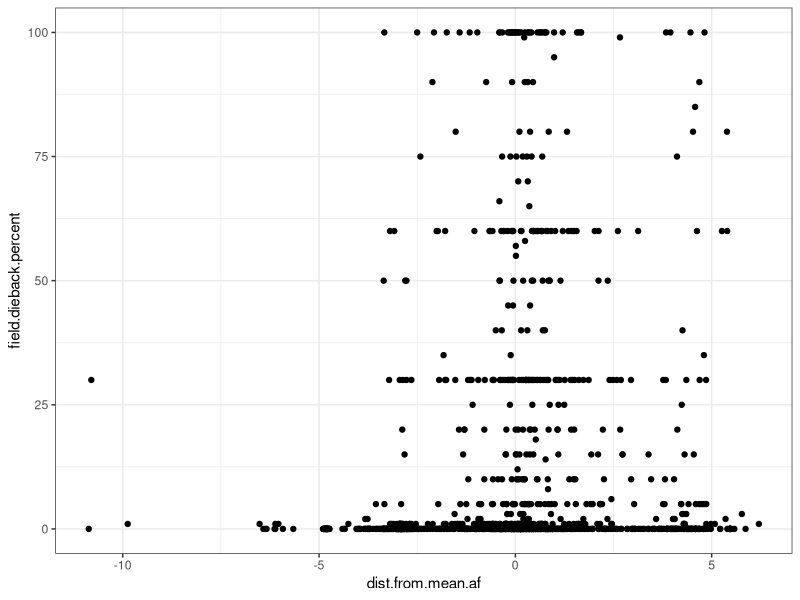

Generate this figure with R:
## ---- chunk 1
knitr::opts_chunk$set(echo = TRUE)
## ---- chunk 2
library(tidyverse)
## ---- chunk 3
# Full Queries
# Query quality_grade=any&identifications=any&projects[]=western-redcedar-dieback-map 
# Columns id, observed_on_string, observed_on, time_observed_at, time_zone, user_id, user_login, user_name, created_at, updated_at, quality_grade, license, url, image_url, sound_url, tag_list, description, num_identification_agreements, num_identification_disagreements, captive_cultivated, oauth_application_id, place_guess, latitude, longitude, positional_accuracy, private_place_guess, private_latitude, private_longitude, public_positional_accuracy, geoprivacy, taxon_geoprivacy, coordinates_obscured, positioning_method, positioning_device, place_town_name, place_county_name, place_state_name, place_country_name, place_admin1_name, place_admin2_name, species_guess, scientific_name, common_name, iconic_taxon_name, taxon_id, field:tree+canopy+symptoms, field:optional+-+did+the+tree+have+heat+damage, field:percent+canopy+affected+%28%25%29, field:dieback+percent, field:number+of+additional+unhealthy+trees+%28of+same+species%29+in+area+%28within+sight%29, field:percent+of+trees+%28of+same+species%29+within+sight+that+are+unhealthy, field:other+factors+-+are+there+signs+or+symptoms+of+insect%2C+diseases%2C+or+other+damage%3F, field:optional+-+what+%27other+factors%27+were+observed%3F, field:optional+-+tree+size, field:optional+-+site+type, field:optional+-+site%2Flocation+description, field:optional+-+site%2Farea+disturbance+level, field:optional+-+site+hydrology, field:optional+-+access+to+water, field:optional+-+slope+position, field:optional+-+were+there+any+other+unhealthy+plant+species+on+the+site%3F, field:optional+-+timing+of+symptoms+estimate, field:optional+-+estimated+time+spent+to+make+this+observation+%28%23+of+minutes%29, field:optional+-+can+we+follow+up+with+you%3F, field:tree+number+%28from+google+map%29+if+applicable, field:notes 

# Seattle Tacoma Metro - Query quality_grade=any&identifications=any&place_id=122789&projects[]=western-redcedar-dieback-map Columns id, observed_on_string, observed_on, time_observed_at, time_zone, user_id, user_login, user_name, created_at, updated_at, quality_grade, license, url, image_url, sound_url, tag_list, description, num_identification_agreements, num_identification_disagreements, captive_cultivated, oauth_application_id, place_guess, latitude, longitude, positional_accuracy, private_place_guess, private_latitude, private_longitude, public_positional_accuracy, geoprivacy, taxon_geoprivacy, coordinates_obscured, positioning_method, positioning_device, place_town_name, place_county_name, place_state_name, place_country_name, place_admin1_name, place_admin2_name, species_guess, scientific_name, common_name, iconic_taxon_name, taxon_id, field:tree+canopy+symptoms, field:optional+-+did+the+tree+have+heat+damage, field:percent+canopy+affected+%28%25%29, field:dieback+percent, field:number+of+additional+unhealthy+trees+%28of+same+species%29+in+area+%28within+sight%29, field:percent+of+trees+%28of+same+species%29+within+sight+that+are+unhealthy, field:other+factors+-+are+there+signs+or+symptoms+of+insect%2C+diseases%2C+or+other+damage%3F, field:optional+-+what+%27other+factors%27+were+observed%3F, field:optional+-+tree+size, field:optional+-+site+type, field:optional+-+site%2Flocation+description, field:optional+-+site%2Farea+disturbance+level, field:optional+-+site+hydrology, field:optional+-+access+to+water, field:optional+-+slope+position, field:optional+-+were+there+any+other+unhealthy+plant+species+on+the+site%3F, field:optional+-+timing+of+symptoms+estimate, field:optional+-+estimated+time+spent+to+make+this+observation+%28%23+of+minutes%29, field:optional+-+can+we+follow+up+with+you%3F, field:notes 

#King County - Query quality_grade=any&identifications=any&place_id=1282&projects[]=western-redcedar-dieback-map Columns id, observed_on_string, observed_on, time_observed_at, time_zone, user_id, user_login, user_name, created_at, updated_at, quality_grade, license, url, image_url, sound_url, tag_list, description, num_identification_agreements, num_identification_disagreements, captive_cultivated, oauth_application_id, place_guess, latitude, longitude, positional_accuracy, private_place_guess, private_latitude, private_longitude, public_positional_accuracy, geoprivacy, taxon_geoprivacy, coordinates_obscured, positioning_method, positioning_device, place_town_name, place_county_name, place_state_name, place_country_name, place_admin1_name, place_admin2_name, species_guess, scientific_name, common_name, iconic_taxon_name, taxon_id, field:tree+canopy+symptoms, field:optional+-+did+the+tree+have+heat+damage, field:percent+canopy+affected+%28%25%29, field:dieback+percent, field:number+of+additional+unhealthy+trees+%28of+same+species%29+in+area+%28within+sight%29, field:percent+of+trees+%28of+same+species%29+within+sight+that+are+unhealthy, field:other+factors+-+are+there+signs+or+symptoms+of+insect%2C+diseases%2C+or+other+damage%3F, field:optional+-+what+%27other+factors%27+were+observed%3F, field:optional+-+tree+size, field:optional+-+site+type, field:optional+-+site%2Flocation+description, field:optional+-+site%2Farea+disturbance+level, field:optional+-+site+hydrology, field:optional+-+access+to+water, field:optional+-+slope+position, field:optional+-+were+there+any+other+unhealthy+plant+species+on+the+site%3F, field:optional+-+timing+of+symptoms+estimate, field:optional+-+estimated+time+spent+to+make+this+observation+%28%23+of+minutes%29, field:optional+-+can+we+follow+up+with+you%3F, field:notes 

# Portland Vancouver Metro - Query quality_grade=any&identifications=any&place_id=81864&projects[]=western-redcedar-dieback-map Columns id, observed_on_string, observed_on, time_observed_at, time_zone, user_id, user_login, user_name, created_at, updated_at, quality_grade, license, url, image_url, sound_url, tag_list, description, num_identification_agreements, num_identification_disagreements, captive_cultivated, oauth_application_id, place_guess, latitude, longitude, positional_accuracy, private_place_guess, private_latitude, private_longitude, public_positional_accuracy, geoprivacy, taxon_geoprivacy, coordinates_obscured, positioning_method, positioning_device, place_town_name, place_county_name, place_state_name, place_country_name, place_admin1_name, place_admin2_name, species_guess, scientific_name, common_name, iconic_taxon_name, taxon_id, field:tree+canopy+symptoms, field:optional+-+did+the+tree+have+heat+damage, field:percent+canopy+affected+%28%25%29, field:dieback+percent, field:number+of+additional+unhealthy+trees+%28of+same+species%29+in+area+%28within+sight%29, field:percent+of+trees+%28of+same+species%29+within+sight+that+are+unhealthy, field:other+factors+-+are+there+signs+or+symptoms+of+insect%2C+diseases%2C+or+other+damage%3F, field:optional+-+what+%27other+factors%27+were+observed%3F, field:optional+-+tree+size, field:optional+-+site+type, field:optional+-+site%2Flocation+description, field:optional+-+site%2Farea+disturbance+level, field:optional+-+site+hydrology, field:optional+-+access+to+water, field:optional+-+slope+position, field:optional+-+were+there+any+other+unhealthy+plant+species+on+the+site%3F, field:optional+-+timing+of+symptoms+estimate, field:optional+-+estimated+time+spent+to+make+this+observation+%28%23+of+minutes%29, field:optional+-+can+we+follow+up+with+you%3F, field:notes 

# full dataset -  Query quality_grade=any&identifications=any&projects[]=western-redcedar-dieback-map Columns id, observed_on_string, observed_on, time_observed_at, time_zone, user_id, user_login, user_name, created_at, updated_at, quality_grade, license, url, image_url, sound_url, tag_list, description, num_identification_agreements, num_identification_disagreements, captive_cultivated, oauth_application_id, place_guess, latitude, longitude, positional_accuracy, private_place_guess, private_latitude, private_longitude, public_positional_accuracy, geoprivacy, taxon_geoprivacy, coordinates_obscured, positioning_method, positioning_device, place_town_name, place_county_name, place_state_name, place_country_name, place_admin1_name, place_admin2_name, species_guess, scientific_name, common_name, iconic_taxon_name, taxon_id, field:tree+canopy+symptoms, field:optional+-+did+the+tree+have+heat+damage, field:percent+canopy+affected+%28%25%29, field:dieback+percent, field:number+of+additional+unhealthy+trees+%28of+same+species%29+in+area+%28within+sight%29, field:percent+of+trees+%28of+same+species%29+within+sight+that+are+unhealthy, field:other+factors+-+are+there+signs+or+symptoms+of+insect%2C+diseases%2C+or+other+damage%3F, field:optional+-+what+%27other+factors%27+were+observed%3F, field:optional+-+tree+size, field:optional+-+site+type, field:optional+-+site%2Flocation+description, field:optional+-+site%2Farea+disturbance+level, field:optional+-+site+hydrology, field:optional+-+access+to+water, field:optional+-+slope+position, field:optional+-+were+there+any+other+unhealthy+plant+species+on+the+site%3F, field:optional+-+timing+of+symptoms+estimate, field:optional+-+estimated+time+spent+to+make+this+observation+%28%23+of+minutes%29, field:optional+-+can+we+follow+up+with+you%3F, field:notes 

## ---- chunk 4
inat.full <- read.csv("./WRDM-full-data-1.13.24.csv")
#tacoma.uhi <- read.csv("./WRC-TAC-UHI-Values.csv")
## ---- chunk 5
inat.full.qgis <- inat.full[c(1,23,24,35,36)]
## ---- chunk 6
kc.wrc.qgis <- inat.full.qgis %>% filter(place_county_name=="King")
port.wrc.qgis <- inat.full.qgis %>% filter(place_town_name=="Portland")
tac.wrc.qgis <- inat.full.qgis %>% filter(place_town_name=="Tacoma")
## ---- chunk 7
#write.csv(inat.full.qgis,file="./WRDM-full-data-1.13.24-qgis.csv")
#write.csv(kc.wrc.qgis,file="./WRDM-King-County-1.13.24-qgis.csv")
#write.csv(port.wrc.qgis,file="./WRDM-Portland-1.13.24-qgis.csv")
#write.csv(tac.wrc.qgis,file="./WRDM-Tacoma-1.13.24-qgis.csv")
## ---- chunk 8
tacoma.uhi.holc.ehd  <- read.csv("./WRC.Tacoma.UHI.HOLC.EHD-1.13.24.csv")
#king.county.uhi <- read.csv("./WRC-KC-UHI-Values.csv")
king.county.uhi.holc.ehd <- read.csv("./WRC.KingCounty.UHI.HOLC.EHD-1.13.24.csv")
portland.uhi.holc <- read.csv("./WRC.Portland.UHI.HOLC-1.13.24.csv") # does not include ehd data because it is outside of WA
## ---- chunk 9
kc.wrc <- left_join(king.county.uhi.holc.ehd,inat.full,by="id")
tac.wrc <- left_join(tacoma.uhi.holc.ehd,inat.full,by="id")
pl.wrc <- left_join(portland.uhi.holc,inat.full,by="id")
## ---- chunk 10
tac.wrc <- tac.wrc %>% mutate(DN_AM1=((DN_AM1*1.8)+32),DN_AF1=((DN_AF1*1.8)+32),DN_PM1=((DN_PM1*1.8)+32)) %>% mutate(mean.temp.daily=((DN_AM1+DN_AF1+DN_PM1)/3)) %>% mutate(dist.from.mean.daily=mean.temp.daily-(mean(mean.temp.daily,na.rm=TRUE))) %>% mutate(Area="Tacoma")

kc.wrc <- kc.wrc %>% mutate(mean.temp.daily=((DN_AM1+DN_AF1+DN_PM1)/3)) %>% mutate(dist.from.mean.daily=mean.temp.daily-(mean(mean.temp.daily,na.rm=TRUE))) %>% mutate(Area="King County")

pl.wrc <- pl.wrc %>% mutate(DN_AM1=((DN_AM1*1.8)+32),DN_AF1=((DN_AF1*1.8)+32),DN_PM1=((DN_PM1*1.8)+32)) %>% mutate(mean.temp.daily=((DN_AM1+DN_AF1+DN_PM1)/3)) %>% mutate(dist.from.mean.daily=mean.temp.daily-(mean(mean.temp.daily,na.rm=TRUE))) %>% mutate(Area="Portland")
## ---- chunk 11
tac.wrc <- tac.wrc %>% mutate(dist.from.mean.am=DN_AM1-(mean(DN_AM1,na.rm=TRUE)))

kc.wrc <- kc.wrc %>% mutate(dist.from.mean.am=DN_AM1-(mean(DN_AM1,na.rm=TRUE)))

pl.wrc <- pl.wrc %>% mutate(dist.from.mean.am=DN_AM1-(mean(DN_AM1,na.rm=TRUE)))
## ---- chunk 12
tac.wrc <- tac.wrc %>% mutate(dist.from.mean.af=DN_AF1-(mean(DN_AF1,na.rm=TRUE)))

kc.wrc <- kc.wrc %>% mutate(dist.from.mean.af=DN_AF1-(mean(DN_AF1,na.rm=TRUE)))

pl.wrc <- pl.wrc %>% mutate(dist.from.mean.af=DN_AF1-(mean(DN_AF1,na.rm=TRUE)))
## ---- chunk 13
tac.wrc <- tac.wrc %>% mutate(dist.from.mean.pm=DN_PM1-(mean(DN_PM1,na.rm=TRUE)))

kc.wrc <- kc.wrc %>% mutate(dist.from.mean.pm=DN_PM1-(mean(DN_PM1,na.rm=TRUE)))

pl.wrc <- pl.wrc %>% mutate(dist.from.mean.pm=DN_PM1-(mean(DN_PM1,na.rm=TRUE)))
## ---- chunk 14
data <- bind_rows(pl.wrc,tac.wrc,kc.wrc)
## ---- chunk 15
data$field.number.of.additional.unhealthy.trees..of.same.species..in.area..within.sight. <- as.factor(data$field.number.of.additional.unhealthy.trees..of.same.species..in.area..within.sight.)
data$field.optional...what..other.factors..were.observed. <- as.factor(data$field.optional...what..other.factors..were.observed.)
data$field.tree.canopy.symptoms <- as.factor(data$field.tree.canopy.symptoms)
data$field.optional...slope.position <- as.factor(data$field.optional...slope.position)
data$field.optional...site.type <- as.factor(data$field.optional...site.type)
data$field.optional...site.location.description  <- as.factor(data$field.optional...site.location.description )
data$field.optional...tree.size <-as.factor(data$field.optional...tree.size)
## ---- chunk 16
data$field.other.factors...are.there.signs.or.symptoms.of.insect..diseases..or.other.damage.[data$field.other.factors...are.there.signs.or.symptoms.of.insect..diseases..or.other.damage.==""] <- "Not sure"
data$field.other.factors...are.there.signs.or.symptoms.of.insect..diseases..or.other.damage.[data$field.other.factors...are.there.signs.or.symptoms.of.insect..diseases..or.other.damage.=="Unsure"] <- "Not sure"
## ---- chunk 17
data$field.number.of.additional.unhealthy.trees..of.same.species..in.area..within.sight.[data$field.number.of.additional.unhealthy.trees..of.same.species..in.area..within.sight.=="4"] <- "4-6"
data$field.number.of.additional.unhealthy.trees..of.same.species..in.area..within.sight.[data$field.number.of.additional.unhealthy.trees..of.same.species..in.area..within.sight.=="5"] <- "4-6"
data$field.number.of.additional.unhealthy.trees..of.same.species..in.area..within.sight.[data$field.number.of.additional.unhealthy.trees..of.same.species..in.area..within.sight.=="2"] <- "2-3"
## ---- chunk 18
data$field.tree.canopy.symptoms[data$field.tree.canopy.symptoms=="Multiple Symptoms"] <-"Multiple Symptoms (please list in Notes)"
data$field.tree.canopy.symptoms[data$field.tree.canopy.symptoms=="multiple symptoms"] <-"Multiple Symptoms (please list in Notes)"
data$field.tree.canopy.symptoms[data$field.tree.canopy.symptoms=="thinning foliage"] <-"Thinning Canopy"
data$field.tree.canopy.symptoms[data$field.tree.canopy.symptoms=="healthy"] <-"Healthy"
data$field.tree.canopy.symptoms[data$field.tree.canopy.symptoms=="dead top"] <-"Old Dead Top (needles already gone)"
## ---- chunk 19
data$field.optional...what..other.factors..were.observed.[data$field.optional...what..other.factors..were.observed.=="Fungal Activitiy (mycelial fans, mushrooms at base, or conks on trunk)"] <-"Fungal Activitiy (mycelial fans, bleeding cankers, mushrooms at base, or conks on trunk)"
data$field.optional...what..other.factors..were.observed.[data$field.optional...what..other.factors..were.observed.=="Needle disease (dieback, checking, blight, etc.)"] <- "Needle or leaf disease (dieback, checking, blight, etc.)"
## ---- chunk 20
data$field.optional...slope.position[data$field.optional...slope.position=="Upper 1/3rd of a slope"] <-"Top of slope"
## ---- chunk 21
data$field.optional...site.type[data$field.optional...site.type=="Urban Natural"] <-"Urban"
data$field.optional...site.type[data$field.optional...site.type=="Urban Landscaped"] <-"Urban"
data$field.optional...site.type[data$field.optional...site.type=="Suburban Natural"] <-"Suburban"
data$field.optional...site.type[data$field.optional...site.type=="Suburban Lanscaped"] <-"Suburban"
data$field.optional...site.type[data$field.optional...site.type=="Natural Forest"] <-"Rural"
## ---- chunk 22
data$field.optional...tree.size[data$field.optional...tree.size=="Large"] <- "Large (too big to wrap arms around trunk)"
data$field.optional...tree.size[data$field.optional...tree.size=="Medium"] <- "Medium (can wrap arms around trunk)"
data$field.optional...tree.size[data$field.optional...tree.size=="Small"] <- "Small (can wrap hands around trunk)"
data$field.optional...tree.size[data$field.optional...tree.size=="Very Large"] <- "Very Large (would take many people to wrap arms around trunk)"
data$field.optional...tree.size[data$field.optional...tree.size=="Very small (can wrap a single hand around stem)"] <- "Very Small (can wrap a single hand around stem)"
## ---- chunk 23
data$field.optional...site.location.description [data$field.optional...site.location.description =="Yard or open park grounds"] <- "Urban yard or open park grounds"
## ---- chunk 24
data$field.percent.canopy.affected.... <- as.factor(data$field.percent.canopy.affected....)
data$field.percent.canopy.affected....[data$field.percent.canopy.affected....=="1-25% of the crown is unhealthy"] <- "1-29% of the canopy is unhealthy"
data$field.percent.canopy.affected....[data$field.percent.canopy.affected....=="Healthy (0%)"] <- "Healthy, no dieback(0%)"
data$field.percent.canopy.affected....[data$field.percent.canopy.affected....=="Healthy (0% is unhealthy)"] <- "Healthy, no dieback(0%)"
data$field.percent.canopy.affected....[data$field.percent.canopy.affected....=="more than 75% of the crown is unhealthy"] <- "60-99% of the canopy is unhealthy"
data <- data %>% droplevels()

data$Percent.Dieback.Modified[data$field.percent.canopy.affected....=="Healthy, no dieback(0%)"] <- 0
data$Percent.Dieback.Modified[data$field.percent.canopy.affected....=="1-29% of the canopy is unhealthy"] <- 1
data$Percent.Dieback.Modified[data$field.percent.canopy.affected....=="30-59% of the canopy is unhealthy"] <- 30
data$Percent.Dieback.Modified[data$field.percent.canopy.affected....=="60-99% of the canopy is unhealthy"] <- 60
data$Percent.Dieback.Modified[data$field.percent.canopy.affected....=="tree is dead"] <- 100
#data$field.dieback.percent[is.na(data$field.dieback.percent)] <- data$Percent.Dieback.Modified

data$field.percent.canopy.affected....[data$Percent.Dieback.Modified==100] <- "tree is dead" #there were a couple healthy trees with 100 dieback somehow..

has.dieback.percent <- data %>% filter(!is.na(field.dieback.percent))
does.not.have.dieback.percent <- data %>% filter(is.na(field.dieback.percent)) 

has.dieback.percent$user.estimated.dieback <- "Yes"
does.not.have.dieback.percent$user.estimated.dieback <- "No"

does.not.have.dieback.percent$field.dieback.percent <- does.not.have.dieback.percent$Percent.Dieback.Modified

data <- rbind(has.dieback.percent,does.not.have.dieback.percent)

data$field.dieback.percent[data$field.dieback.percent<0] <- 0 # not sure why but there was one -2 percent dieback value

## ---- chunk 25
data <- data %>% mutate(tree.size.simplified=field.optional...tree.size) 
## ---- chunk 26
tree_size_level_key <- c("Very Small (can wrap a single hand around stem)" = "Small", "Small (can wrap hands around trunk)" = "Small", "Medium (can wrap arms around trunk)" = "Medium", "Large (too big to wrap arms around trunk)" = "Large", "Very Large (would take many people to wrap arms around trunk)" = "Large","Other"="Other","No selection"="No Selection")

data$tree.size.simplified <- recode_factor(data$tree.size.simplified, !!!tree_size_level_key)
data$tree.size.simplified <- as.factor(data$tree.size.simplified)
## ---- chunk 27
data <- data %>% filter(field.tree.canopy.symptoms!="Candelabra top or very old spike top (old growth)") %>% mutate(binary.tree.canopy.symptoms=field.tree.canopy.symptoms) %>% mutate(ordinal.tree.canopy.symptoms=field.tree.canopy.symptoms) %>% mutate(reclassified.tree.canopy.symptoms=field.tree.canopy.symptoms) %>% droplevels()
## ---- chunk 28
binary_level_key <- c("Healthy" = "Healthy", "Thinning Canopy" = "Unhealthy", "New Dead Top (red or brown needles still attached)" = "Unhealthy", "Old Dead Top (needles already gone)" = "Unhealthy", "Tree is dead" = "Unhealthy", "Multiple Symptoms (please list in Notes)" = "Unhealthy", "Extra Cone Crop" = "Unhealthy", "Browning Canopy" = "Unhealthy","Branch Dieback or 'Flagging'" = "Unhealthy", "Other (please describe in Notes)" = "Unhealthy", "Yellowing Canopy" = "Unhealthy")

data$binary.tree.canopy.symptoms <- recode_factor(data$binary.tree.canopy.symptoms, !!!binary_level_key)
#levels(binary$field.tree.canopy.symptoms)
data$binary.tree.canopy.symptoms <- as.factor(data$binary.tree.canopy.symptoms)
## ---- chunk 29
ordinal_level_key <- c("Healthy" = "Healthy", "Thinning Canopy" = "Unhealthy", "New Dead Top (red or brown needles still attached)" = "Unhealthy", "Old Dead Top (needles already gone)" = "Unhealthy", "Tree is dead" = "Dead", "Multiple Symptoms (please list in Notes)" = "Unhealthy", "Extra Cone Crop" = "Unhealthy", "Browning Canopy" = "Unhealthy","Branch Dieback or 'Flagging'" = "Unhealthy", "Other (please describe in Notes)" = "Unhealthy", "Yellowing Canopy" = "Unhealthy")

data$ordinal.tree.canopy.symptoms <- recode_factor(data$ordinal.tree.canopy.symptoms, !!!ordinal_level_key)
#levels(binary$field.tree.canopy.symptoms)
data$ordinal.tree.canopy.symptoms <- as.factor(data$ordinal.tree.canopy.symptoms)
## ---- chunk 30
reclassified_level_key <- c("Healthy" = "Healthy", "Thinning Canopy" = "Thinning Canopy", "New Dead Top (red or brown needles still attached)" = "Dead Top", "Old Dead Top (needles already gone)" = "Dead Top", "Tree is dead" = "Tree is Dead", "Multiple Symptoms (please list in Notes)" = "Other", "Extra Cone Crop" = "Other", "Browning Canopy" = "Other","Branch Dieback or 'Flagging'" = "Other", "Other (please describe in Notes)" = "Other", "Yellowing Canopy" = "Other")

data$reclassified.tree.canopy.symptoms <- recode_factor(data$reclassified.tree.canopy.symptoms, !!!reclassified_level_key)
#levels(binary$field.tree.canopy.symptoms)
data$reclassified.tree.canopy.symptoms <- as.factor(data$reclassified.tree.canopy.symptoms)
## ---- chunk 31
data$top.dieback[data$reclassified.tree.canopy.symptoms=="Dead Top"] <- "Yes"
data$top.dieback[data$reclassified.tree.canopy.symptoms!="Dead Top"] <- "No"
data$top.dieback <- as.factor(data$top.dieback)
levels(data$top.dieback)
summary(data$top.dieback)
## ---- chunk 32
data$thinning[data$reclassified.tree.canopy.symptoms=="Thinning Canopy"] <- "Yes"
data$thinning[data$reclassified.tree.canopy.symptoms!="Thinning Canopy"] <- "No"
data$thinning <- as.factor(data$thinning)
levels(data$thinning)
summary(data$thinning)
## ---- chunk 33
data$dead[data$reclassified.tree.canopy.symptoms=="Tree is Dead"] <- "Yes"
data$dead[data$reclassified.tree.canopy.symptoms!="Tree is Dead"] <- "No"
data$dead <- as.factor(data$dead)
levels(data$dead)
summary(data$dead)
## ---- chunk 34
data <- data %>% mutate(field.dieback.prop = (field.dieback.percent/100))
## ---- chunk 35
daily.error <- data %>% filter(is.na(data$mean.temp.daily))
## ---- chunk 36
levels(as.factor(data$scientific_name))
## ---- chunk 37
other.species <- data %>% filter(scientific_name!="Thuja plicata") %>% droplevels()
data <- data %>% filter(scientific_name=="Thuja plicata") %>% droplevels()
## ---- chunk 38
ggplot(data,aes(dist.from.mean.af,field.dieback.percent))+geom_point()+theme_bw()
## ---- chunk 39
data <- data %>% filter(dist.from.mean.af>(-8))
## ---- chunk 40
write.csv(data,file="./urban-data-modified.csv")
